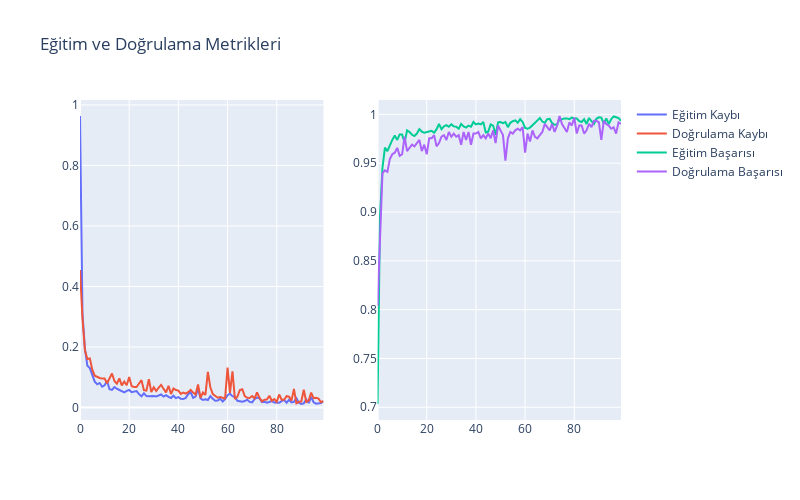

Source (notebook cell):
### Markdown cell above
#### Eğitim ve doğrulama kayıp grafiği

### Code cell
# Eğitim ve doğrulama kayıp grafiği ve Eğitim ve doğrulama başarı grafiği

import plotly.graph_objects as go
from plotly.subplots import make_subplots

fig = make_subplots(rows=1, cols=2)

fig.add_trace(
    go.Scatter(y=history.history['loss'], name="Eğitim Kaybı"),
    row=1, col=1
)

fig.add_trace(
    go.Scatter(y=history.history['val_loss'], name="Doğrulama Kaybı"),
    row=1, col=1
)

fig.add_trace(
    go.Scatter(y=history.history['accuracy'], name="Eğitim Başarısı"),
    row=1, col=2
)

fig.add_trace(
    go.Scatter(y=history.history['val_accuracy'], name="Doğrulama Başarısı"),
    row=1, col=2
)

fig.update_layout(height=500, width=800, title_text="Eğitim ve Doğrulama Metrikleri")
fig.show()
